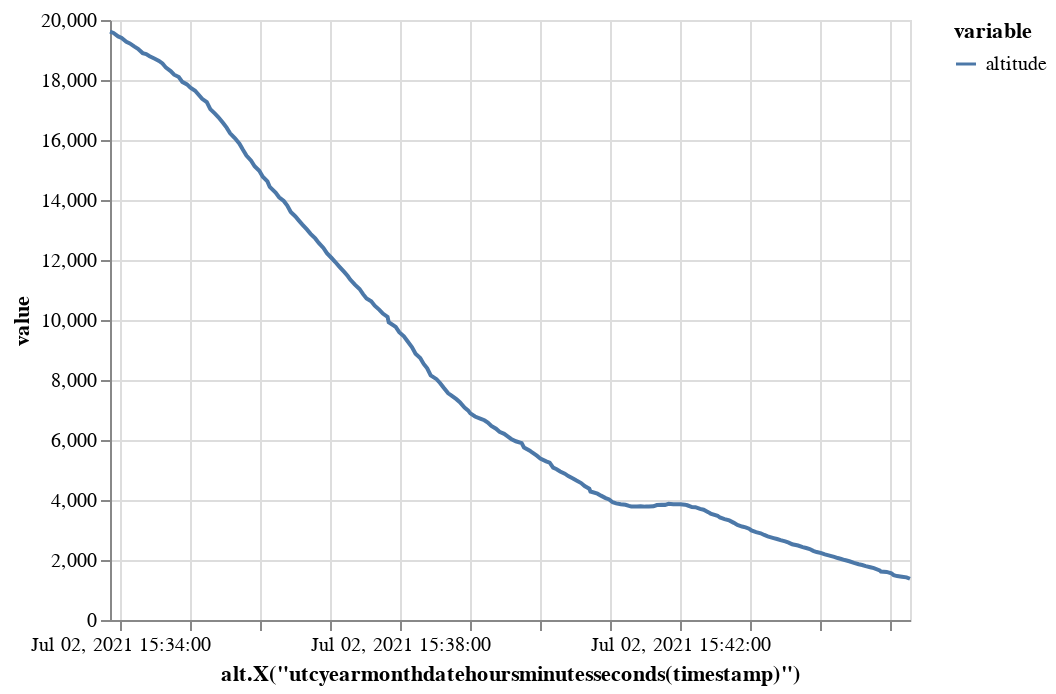

Notebook code cell kept with this figure:
### Code cell
traffic[1].chart("altitude").encode()

### Figure 1 — Vega-Lite specification as saved in the notebook (floating-point values rounded to 4 significant figures; data arrays with more than 128 entries replaced by an {"elided": "..."} marker saying what was removed)
{"config": {"view": {"continuousWidth": 400, "continuousHeight": 300}}, "data": {"name": "data-c0ac0e93ec72ab883d429608a1eedd95"}, "mark": "line", "encoding": {"color": {"type": "nominal", "field": "variable"}, "x": {"type": "temporal", "field": "timestamp", "timeUnit": "utcyearmonthdatehoursminutesseconds", "title": "alt.X(\"utcyearmonthdatehoursminutesseconds(timestamp)\")"}, "y": {"type": "quantitative", "field": "value"}}, "transform": [{"fold": ["altitude"], "as": ["variable", "value"]}], "$schema": "https://vega.github.io/schema/vega-lite/v4.8.1.json", "datasets": {"data-c0ac0e93ec72ab883d429608a1eedd95": {"elided": "200 records"}}}
